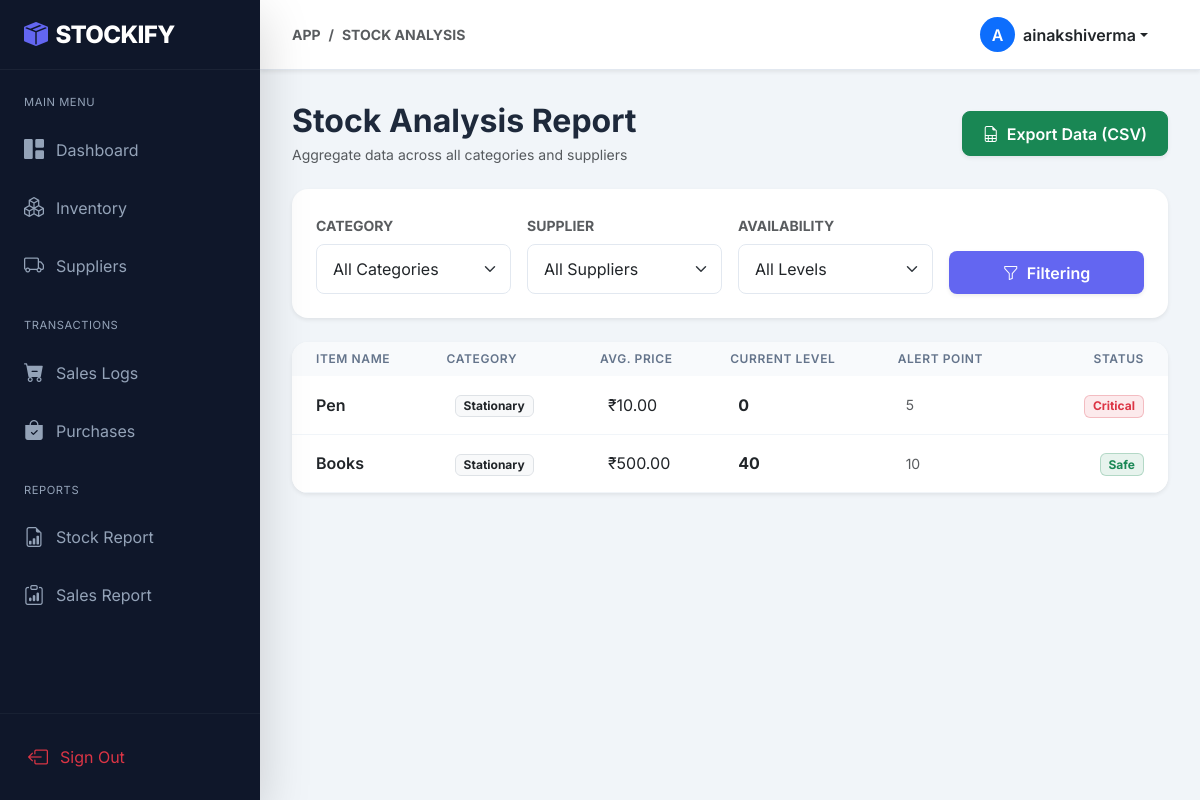
Screenshot of /reports/inventory/ (signed in) with the database file from the repository.
### inventory/models.py (models this page shows, shortened)
class Product(models.Model):
    name = models.CharField(max_length=100)
    description = models.TextField(blank=True, null=True)
    price = models.DecimalField(max_digits=10, decimal_places=2)
    quantity = models.IntegerField()
    threshold = models.IntegerField(default=10)
    category = models.CharField(max_length=50)
    supplier = models.ForeignKey(Supplier, on_delete=models.SET_NULL, null=True, blank=True)
    user = models.ForeignKey(User, on_delete=models.CASCADE)
    created_at = models.DateTimeField(auto_now_add=True)
    updated_at = models.DateTimeField(auto_now=True)

### inventory/views.py (the view)
# urls.py: path('reports/inventory/', views.inventory_report, name='inventory_report'),
@login_required
def inventory_report(request):
    products = Product.objects.filter(user=request.user)
    category = request.GET.get('category')
    supplier_id = request.GET.get('supplier')
    status = request.GET.get('status')
    if category:
        products = products.filter(category=category)
    if supplier_id:
        products = products.filter(supplier_id=supplier_id)
    if status == 'low':
        products = products.filter(quantity__lt=F('threshold'), quantity__gt=0)
    elif status == 'critical':
        products = products.filter(quantity=0)
    categories = Product.objects.filter(user=request.user).values_list('category', flat=True).distinct()
    suppliers = Supplier.objects.filter(user=request.user)
    return render(request, 'reports/inventory_report.html', {
        'products': products,
        'categories': categories,
        'suppliers': suppliers
    })

### templates/reports/inventory_report.html (shortened to what this page needs)
{% extends 'base.html' %}
{% block breadcrumb %}Stock Analysis{% endblock %}
{% block content %}
<div class="d-flex justify-content-between align-items-center mb-4">
    <div>
        <h2 class="fw-bold mb-1">Stock Analysis Report</h2>
        <p class="text-muted small mb-0">Aggregate data across all categories and suppliers</p>
    </div>
    <a href="{% url 'export_inventory_csv' %}" class="btn btn-success d-flex align-items-center shadow-sm">
        <i class="bi bi-file-earmark-spreadsheet me-2"></i> Export Data (CSV)
    </a>
</div>
<div class="card border-0 shadow-sm mb-4">
    <div class="card-body p-4">
        <form method="get" class="row g-3">
            <div class="col-md-3">
                <label class="form-label small fw-bold text-muted text-uppercase">Category</label>
                <select name="category" class="form-select">
                    <option value="">All Categories</option>
                </select>
            </div>
            <div class="col-md-3">
                <label class="form-label small fw-bold text-muted text-uppercase">Supplier</label>
                <select name="supplier" class="form-select">
                    <option value="">All Suppliers</option>
                </select>
            </div>
            <div class="col-md-3">
                <label class="form-label small fw-bold text-muted text-uppercase">Availability</label>
                <select name="status" class="form-select">
                    <option value="">All Levels</option>
                </select>
            </div>
            <div class="col-md-3 d-flex align-items-end">
                <button type="submit" class="btn btn-primary w-100 shadow-sm">
                    <i class="bi bi-funnel me-1"></i> Filtering
                </button>
            </div>
        </form>
    </div>
</div>
<div class="card border-0 shadow-sm overflow-hidden">
    <div class="table-responsive">
        <table class="table table-hover align-middle mb-0">
            <thead>
                <tr>
                    <th class="ps-4">Item Name</th>
                    <th>Category</th>
                    <th>Avg. Price</th>
                    <th>Current Level</th>
                    <th>Alert Point</th>
                    <th class="text-end pe-4">Status</th>
                </tr>
            </thead>
            <tbody>
                {% for product in products %}
                <tr>
                    <td class="ps-4 py-3 fw-semibold text-dark">{{ product.name }}</td>
                    <td><span class="badge bg-light text-dark border px-2 py-1 small">{{ product.category }}</span></td>
                    <td>₹{{ product.price }}</td>
                    <td class="fw-bold">{{ product.quantity }}</td>
                    <td class="text-muted small">{{ product.threshold }}</td>
                    <td class="text-end pe-4">
                        {% if product.quantity == 0 %}
                        <span
                            class="badge bg-danger bg-opacity-10 text-danger border border-danger border-opacity-25 px-2">Critical</span>
                        {% elif product.quantity < product.threshold %} <span
                            class="badge bg-warning bg-opacity-10 text-warning border border-warning border-opacity-25 px-2 text-dark">
                            Low</span>
                            {% else %}
                            <span
                                class="badge bg-success bg-opacity-10 text-success border border-success border-opacity-25 px-2">Safe</span>
                            {% endif %}
                    </td>
                </tr>
                {% empty %}
                <tr>
                    <td colspan="6" class="text-center py-5 text-muted small">No items matched your criteria.</td>
                </tr>
                {% endfor %}
            </tbody>
        </table>
    </div>
</div>
{% endblock %}

### templates/base.html (shortened to what this page needs)
{% load static %}
<!DOCTYPE html>
<html lang="en">
<head>
    <link href="https://cdn.jsdelivr.net/npm/bootstrap@5.3.0/dist/css/bootstrap.min.css" rel="stylesheet">
    <link rel="stylesheet" href="https://cdn.jsdelivr.net/npm/bootstrap-icons@1.11.0/font/bootstrap-icons.css">
    <link rel="stylesheet" href="{% static 'css/style.css' %}">
</head>
<body>
    <aside class="sidebar shadow-lg" id="sidebar">
        <div class="sidebar-header">
            <a href="{% url 'dashboard' %}" class="sidebar-brand">
                <i class="bi bi-box-seam-fill me-2"></i>
                <span>STOCKIFY</span>
            </a>
        </div>
        <nav class="sidebar-nav">
            <div class="nav-label">Main Menu</div>
            <div class="nav-item">
                <a href="{% url 'dashboard' %}"
                    class="nav-link {% if request.resolver_match.url_name == 'dashboard' %}active{% endif %}">
                    <i class="bi bi-grid-1x2-fill"></i>
                    <span>Dashboard</span>
                </a>
            </div>
            <div class="nav-item">
                <a href="{% url 'product_list' %}" class="nav-link {% if 'product' in request.path %}active{% endif %}">
                    <i class="bi bi-boxes"></i>
                    <span>Inventory</span>
                </a>
            </div>
            <div class="nav-item">
                <a href="{% url 'supplier_list' %}"
                    class="nav-link {% if 'supplier' in request.path %}active{% endif %}">
                    <i class="bi bi-truck"></i>
                    <span>Suppliers</span>
                </a>
            </div>
            <div class="nav-label mt-4">Transactions</div>
            <div class="nav-item">
                <a href="{% url 'sales_history' %}" class="nav-link {% if 'sale' in request.path %}active{% endif %}">
                    <i class="bi bi-cart-dash-fill"></i>
                    <span>Sales Logs</span>
                </a>
            </div>
            <div class="nav-item">
                <a href="{% url 'purchase_history' %}"
                    class="nav-link {% if 'purchase' in request.path %}active{% endif %}">
                    <i class="bi bi-bag-check-fill"></i>
                    <span>Purchases</span>
                </a>
            </div>
            <div class="nav-label mt-4">Reports</div>
            <div class="nav-item">
                <a href="{% url 'inventory_report' %}"
                    class="nav-link {% if 'inventory_report' in request.path %}active{% endif %}">
                    <i class="bi bi-file-earmark-bar-graph"></i>
                    <span>Stock Report</span>
                </a>
            </div>
            <div class="nav-item">
                <a href="{% url 'sales_report' %}"
                    class="nav-link {% if 'sales_report' in request.path %}active{% endif %}">
                    <i class="bi bi-clipboard-data"></i>
                    <span>Sales Report</span>
                </a>
            </div>
        </nav>
        <div class="sidebar-footer p-3 border-top border-secondary border-opacity-10">
            <a href="{% url 'logout' %}" class="nav-link text-danger">
                <i class="bi bi-box-arrow-left"></i>
                <span>Sign Out</span>
            </a>
        </div>
    </aside>
    <div class="wrapper">
        <header class="topbar sticky-top shadow-sm">
            <div class="d-flex align-items-center">
                <nav aria-label="breadcrumb" class="d-none d-md-block">
                    <ol class="breadcrumb mb-0">
                        <li class="breadcrumb-item small text-uppercase text-muted fw-bold">App</li>
                        <li class="breadcrumb-item small text-uppercase fw-bold active" aria-current="page">
                            {% block breadcrumb %}Overview{% endblock %}
                        </li>
                    </ol>
                </nav>
            </div>
            <div class="d-flex align-items-center">
                <div class="dropdown">
                    <button class="btn btn-white border-0 dropdown-toggle d-flex align-items-center" type="button"
                        data-bs-toggle="dropdown">
                        <div class="rounded-circle bg-primary text-white p-2 me-2 d-flex align-items-center justify-content-center"
                            style="width: 35px; height: 35px;">
                            {{ user.username|first|upper }}
                        </div>
                        <span class="d-none d-sm-inline fw-semibold text-dark">{{ user.username }}</span>
                    </button>
                </div>
            </div>
        </header>
        <main class="content-area">
            {% block content %}
            {% endblock %}
        </main>
    </div>
</body>
</html>

### static/css/style.css (style rules this page uses)
:root { --primary: #6366f1; --primary-hover: #4f46e5; --secondary: #64748b; --success: #10b981; --danger: #ef4444; --warning: #f59e0b; --info: #3b82f6; --dark: #0f172a; --light: #f8fafc; --white: #ffffff; --sidebar-width: 260px; --topbar-height: 70px; --transition: all 0.3s cubic-bezier(0.4, 0, 0.2, 1); }
body { background-color: #f1f5f9; font-family: 'Inter', system-ui, -apple-system, sans-serif; color: #1e293b; overflow-x: hidden; }
.sidebar { width: var(--sidebar-width); height: 100vh; position: fixed; top: 0; left: 0; background: var(--dark); color: var(--white); transition: var(--transition); z-index: 1040; display: flex; flex-direction: column; }
.sidebar-header { height: var(--topbar-height); display: flex; align-items: center; padding: 0 1.5rem; border-bottom: 1px solid rgba(255, 255, 255, 0.05); }
.sidebar-brand { font-size: 1.5rem; font-weight: 800; color: var(--white); text-decoration: none; letter-spacing: -0.025em; display: flex; align-items: center; }
.sidebar-brand i { color: var(--primary); }
.sidebar-nav { flex-grow: 1; padding: 1.5rem 0.75rem; overflow-y: auto; }
.nav-label { font-size: 0.7rem; text-transform: uppercase; letter-spacing: 0.05em; color: #94a3b8; margin-bottom: 0.75rem; padding: 0 0.75rem; }
.nav-item { margin-bottom: 0.25rem; }
.nav-link { display: flex; align-items: center; padding: 0.75rem; color: #94a3b8; text-decoration: none; border-radius: 0.5rem; transition: var(--transition); }
.nav-link i { font-size: 1.25rem; margin-right: 0.75rem; transition: var(--transition); }
.wrapper { margin-left: var(--sidebar-width); transition: var(--transition); }
.topbar { height: var(--topbar-height); background: var(--white); border-bottom: 1px solid #e2e8f0; display: flex; align-items: center; justify-content: space-between; padding: 0 2rem; position: sticky; top: 0; z-index: 1030; }
.content-area { padding: 2rem; }
.card { border: none; border-radius: 1rem; box-shadow: 0 4px 6px -1px rgb(0 0 0 / 0.1), 0 2px 4px -2px rgb(0 0 0 / 0.1); transition: var(--transition); overflow: hidden; }
.table th { background: #f8fafc; color: #64748b; font-weight: 600; text-transform: uppercase; font-size: 0.75rem; letter-spacing: 0.05em; border: none; }
.table td { border-color: #f1f5f9; padding: 1rem; }
.form-control, .form-select { border: 1px solid #e2e8f0; border-radius: 0.5rem; padding: 0.75rem 1rem; transition: var(--transition); }
.btn { padding: 0.6rem 1.25rem; border-radius: 0.5rem; font-weight: 600; transition: var(--transition); }
.btn-primary { background: var(--primary); border: none; }

### rows the page displays
Product: name "Pen", category "Stationary", price "10.00", quantity "0", threshold "5", shows "Critical"
Product: name "Books", category "Stationary", price "500.00", quantity "40", threshold "10", shows "Safe"

### other values shown
{{ user.username|first|upper }} "A"
{{ user.username }} "ainakshiverma"
